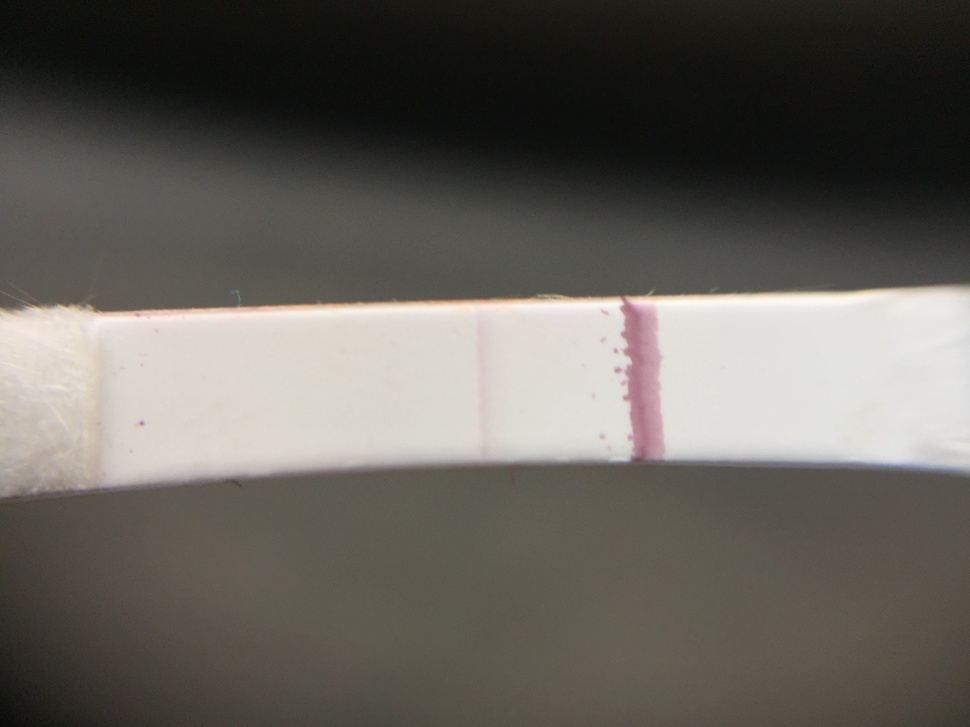
#> input picture data_input/IMG_3112.JPG, 970 x 727 px, shrunk from 3264 x 2448 before the run
$ python -i segpipeline.py   (imports and definitions only)
#> lines starting #> are read from the running program, lines starting #| are printed output that depends on the picture; after the words box and inside, x2 and y2 are one past the last pixel; in counts of white or black regions, pixels touching at a corner belong together
#> further down, picture is the input picture: shape (727, 970, 3); mean B, G, R 91.5, 97.8, 101
import cv2
import numpy as np
from src.img_utils import plthist, crop_center

class SegmentationPipeline(object):
    def __init__(self):
        pass

    def segmented_strip(self,image):
        # Otsu Thresholding with blur
        blur1 = cv2.GaussianBlur(image,(7,7),0)
        bw = cv2.cvtColor(blur1, cv2.COLOR_BGR2GRAY)
        ret, otsu_th = cv2.threshold(bw,0,255,cv2.THRESH_BINARY+cv2.THRESH_OTSU)
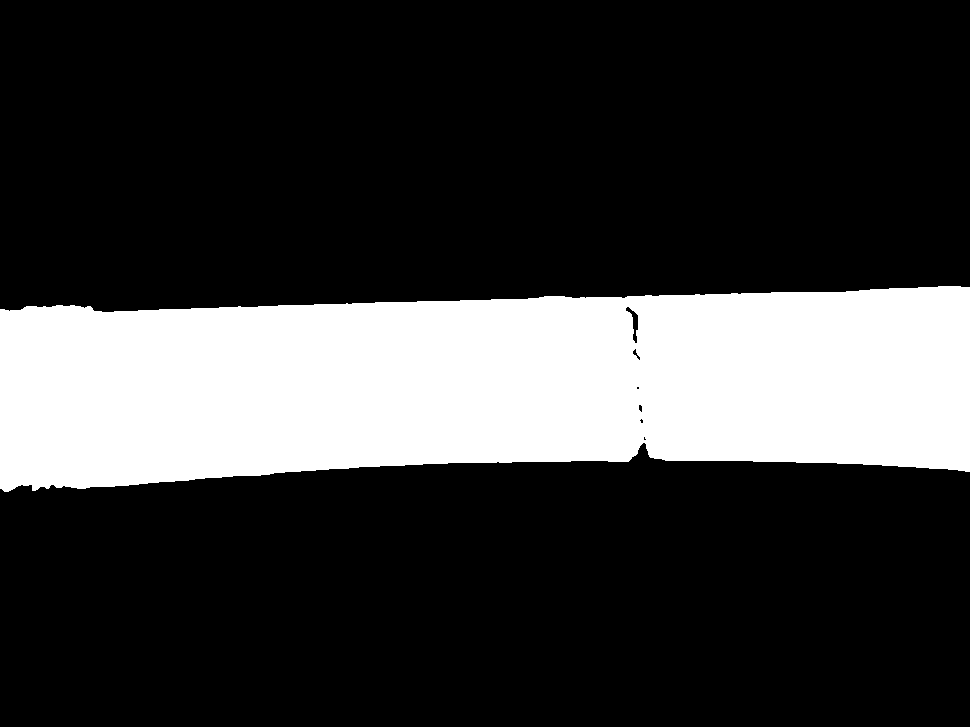
#> otsu_th: shape (727, 970); 23.3% white; 1 white region, box (x1, y1, x2, y2) and area: (0, 286, 970, 492) 164583
#> ret = 138

        # Morphological Operation
        # Area closing
        kernel = np.ones((120,120),'uint8')
        closing = cv2.morphologyEx(otsu_th, cv2.MORPH_CLOSE, kernel)
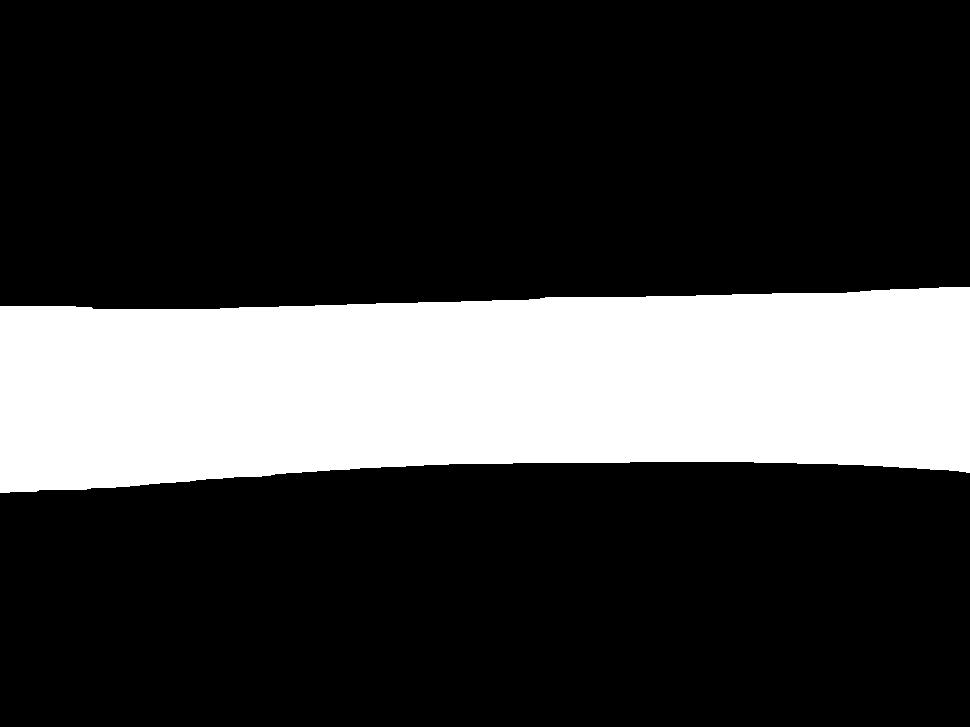
#> closing: shape (727, 970); 23.5% white; 1 white region, box (x1, y1, x2, y2) and area: (0, 287, 970, 493) 165732

        # Preparing segmented image
        mask = cv2.merge((closing,closing,closing))
        final= cv2.bitwise_and(image, mask)
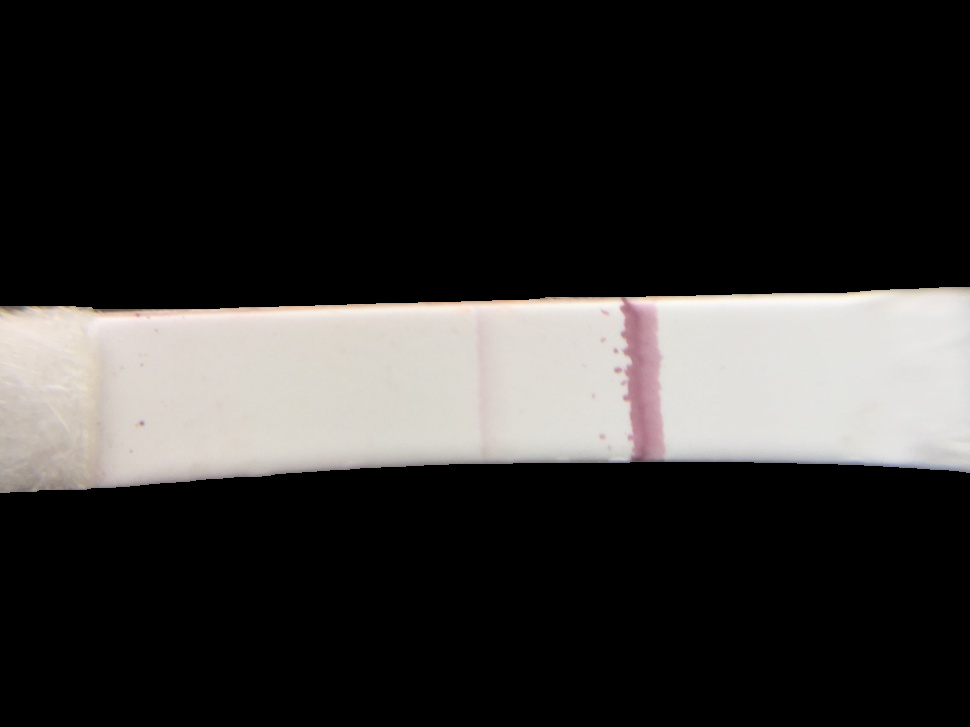
#> final: shape (727, 970, 3); mean B, G, R 48.3, 49.7, 51.2

        return final

    def segmented_bacteria(self,image):
        height, width = image.shape[0:2]
        # Crop from Center
        cropped = crop_center(image,width//2,height//3)

        # Lets check out HSV Channel
        hsv = cv2.cvtColor(cropped, cv2.COLOR_BGR2HSV)
        h = hsv[:,:,0]

        # Global thresholding on hue channel
        ret, hue = cv2.threshold(h,0,255,cv2.THRESH_BINARY+cv2.THRESH_OTSU)

        # Area opening on cropped image
        kernel = np.ones((23,23),'uint8')
        opening = cv2.morphologyEx(hue, cv2.MORPH_OPEN, kernel)

        # Final dilation
        kernel = np.ones((3,3),'uint8')
        dilate = cv2.dilate(opening,kernel,iterations=2)

        # Convert the image back to original shape
        top = height//3
        left = width//4
        constant= cv2.copyMakeBorder(dilate,top,top,left,left,cv2.BORDER_CONSTANT,0)

        mask = cv2.merge((constant,constant,constant))
        final2 = cv2.bitwise_and(image, mask)

        return final2

    def autocrop(self,strip):
        tol =0
        mask = strip[:,:,0]>tol
        ch1 = strip[:,:,0][np.ix_(mask.all(1),mask.any(0))]
        ch2 = strip[:,:,1][np.ix_(mask.all(1),mask.any(0))]
        ch3 = strip[:,:,2][np.ix_(mask.all(1),mask.any(0))]
        final = cv2.merge((ch1,ch2,ch3))
        return final

>>> import cv2
>>> picture = cv2.imread('../data_input/IMG_3112.JPG')
>>> result = SegmentationPipeline().segmented_strip(picture)

$ run again, on data_input/IMG_3113.JPG
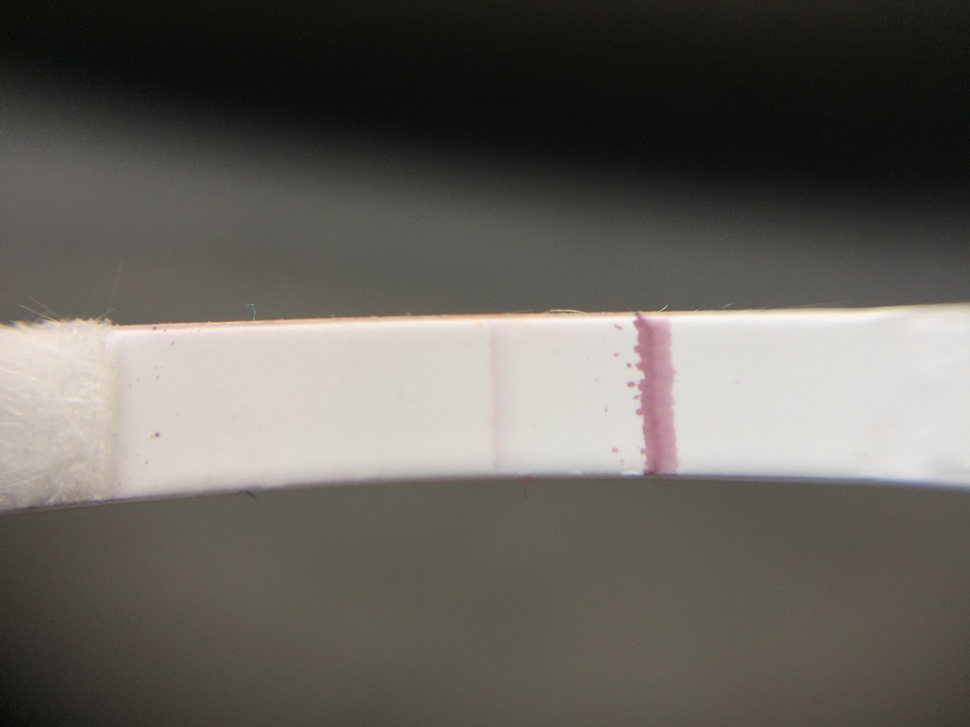
#> input picture data_input/IMG_3113.JPG, 970 x 727 px, shrunk from 3264 x 2448 before the run
#> picture is the input picture: shape (727, 970, 3); mean B, G, R 91.8, 97.9, 101.5
#> in segmented_strip, `ret, otsu_th = cv2.threshold(bw,0,255,cv2.THRESH_BINARY+cv2.THRESH_OTSU)`:
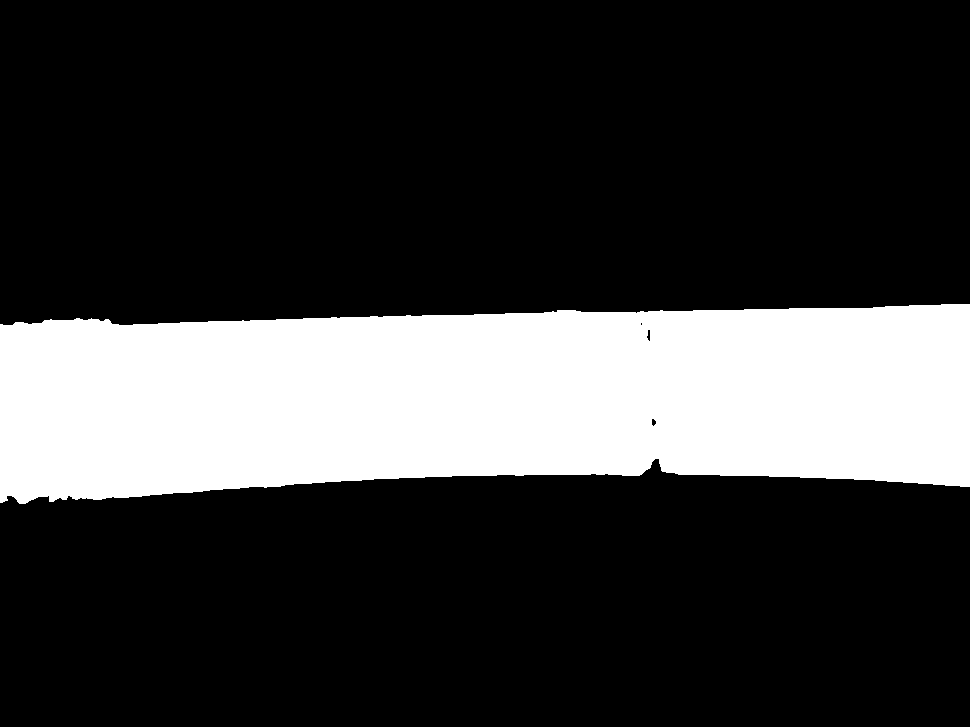
#> otsu_th: shape (727, 970); 23.2% white; 1 white region, box (x1, y1, x2, y2) and area: (0, 304, 970, 504) 163326
#> ret = 137
#> closing: shape (727, 970); 23.4% white; 1 white region, box (x1, y1, x2, y2) and area: (0, 305, 970, 505) 164689
#> in segmented_strip, `final= cv2.bitwise_and(image, mask)`:
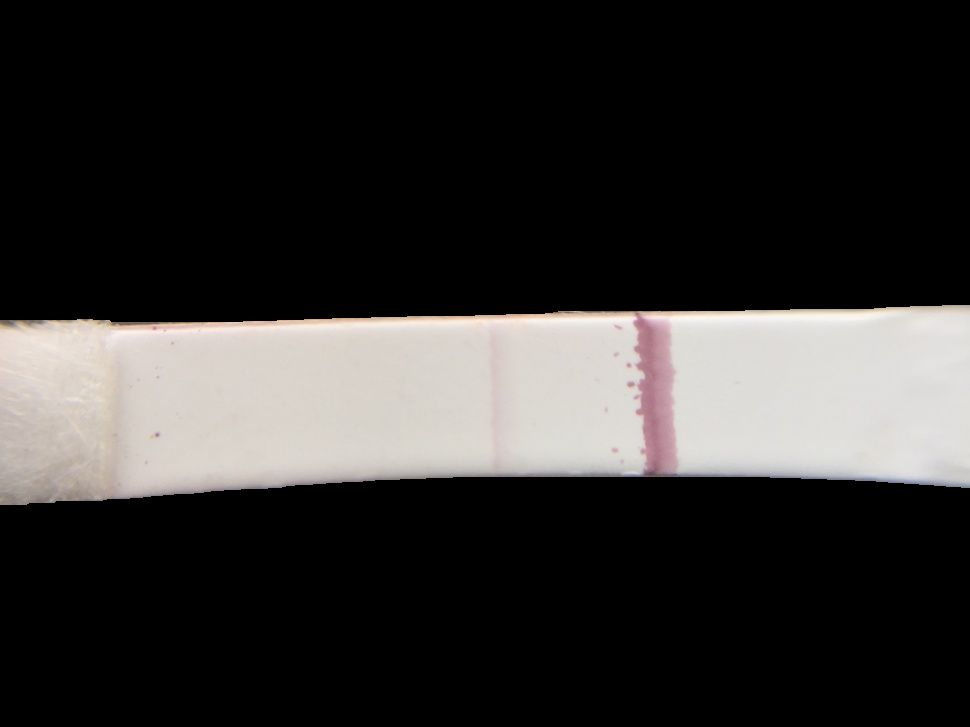
#> final: shape (727, 970, 3); mean B, G, R 47.3, 48.5, 50.2
